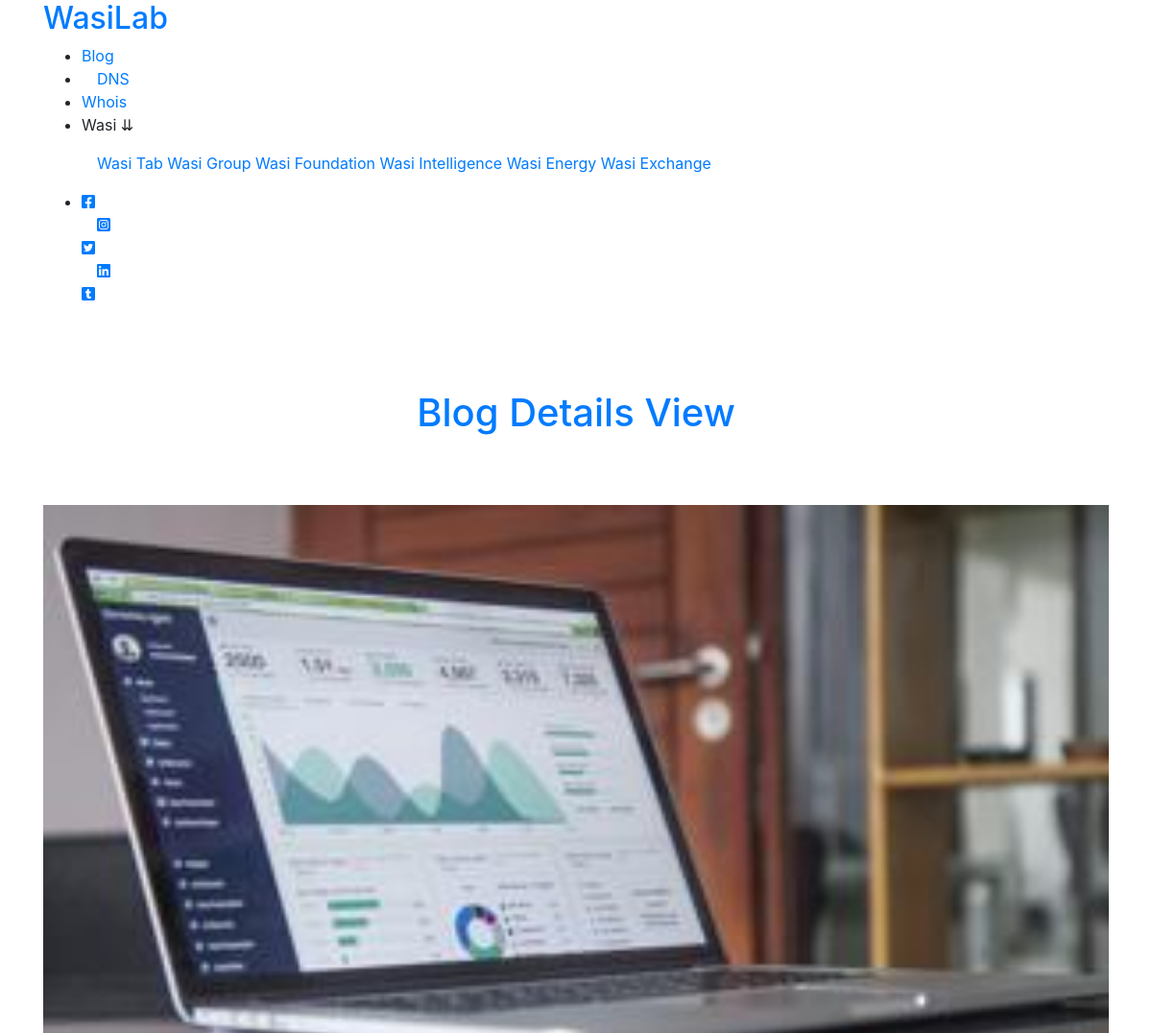
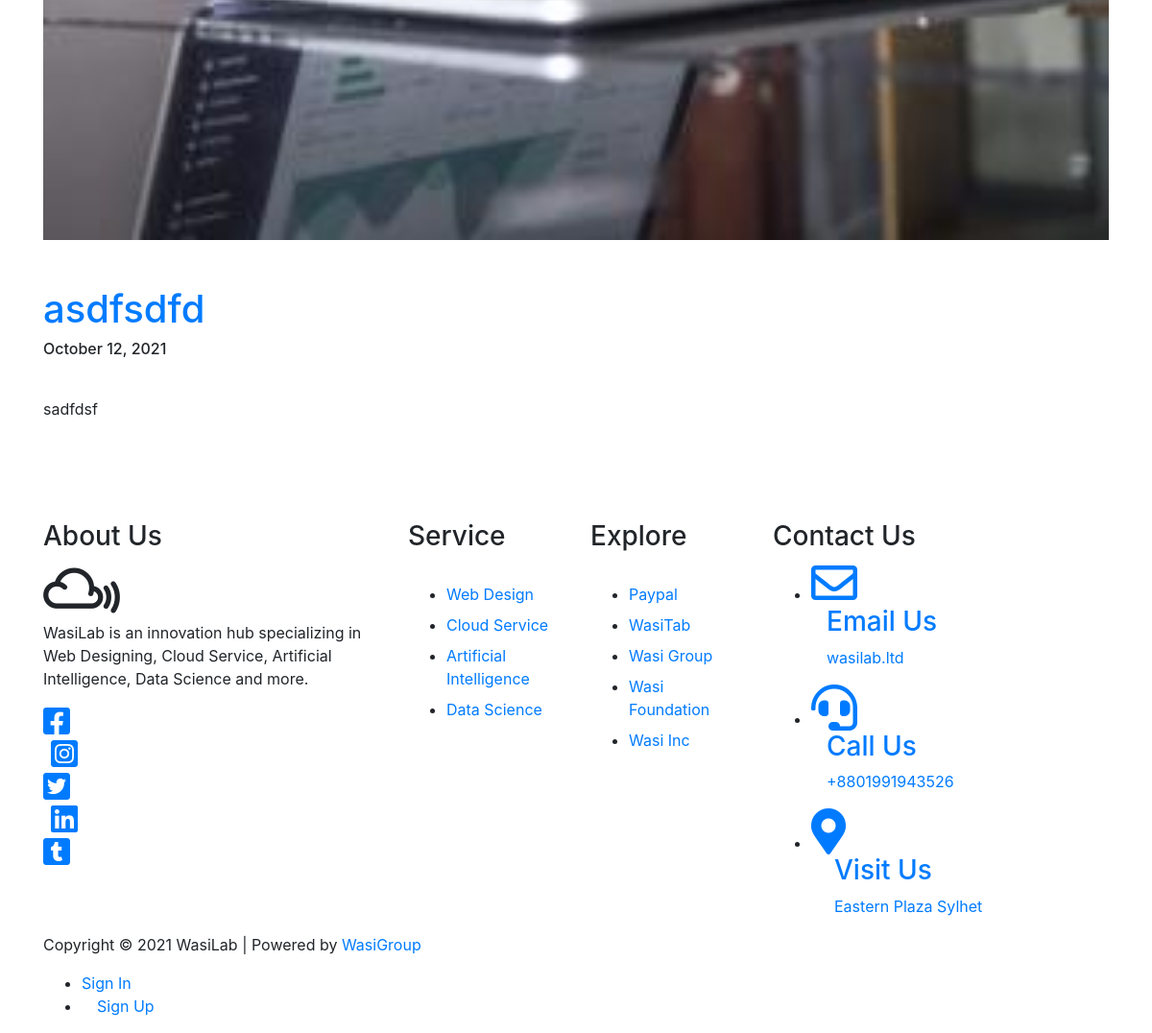
Page /post/asdfdsfdsfdf on the committed database (2 pictures, top to bottom).
### index/models.py (models this page shows, shortened)
class IndexBlog(models.Model):
        title   = models.CharField(max_length= 200)
        image = models.ImageField(default= 'default.jpg', upload_to= 'IndexImage')
        body = RichTextField(blank= True, null= True)
        time = models.DateTimeField(default = timezone.now)
        slug = models.SlugField(blank=True)

### index/views.py (the view)
# urls.py: path('post/<str:slug>', indexBlogBody.as_view(), name= 'IndexBlogBody')
class indexBlogBody(DetailView):
        model = IndexBlog
        template_name = 'index/IndexBlogBody.html'

### index/templates/index/IndexBlogBody.html
{% extends 'headerfooter.html' %}
{% block IndexBlogBody %}
<div>
        <div id="blog" class='container py-4'>
                <h1 class="text-center pb-5 pt-5 text-primary">Blog Details View</h1>
                <div class='row py-3'>
                        <div class= 'col-12 col-lg-12'>
                                <a href="#">
                                        <img src="{{object.image.url}}" alt="" width='100%' height='800px'>
                                </a>
                        </div>
                        <div class="col-12 col-lg-12" >
                                <div class="title">
                                        <a href="#">
                                                <h1 class="link-none pt-5">{{object.title}}</h1>
                                        </a>
                                        <span class="d-flex ">
                                                <h6>{{object.time|date:"F d, Y"}}</h6>
                                         </span>
                                </div>
                                <div class="paragraph">
                                        <p class="pt-3 text-justify">
                                                {{object.body | safe}}
                                        </p>
                                </div>
                        </div>
                </div>
        </div>
</div>
{% endblock %}

### rows in the picture
IndexBlog: image (picture), title "asdfsdfd", time "October 12, 2021", body "sadfdsf"
